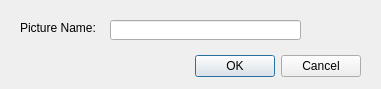
<?xml version="1.0" encoding="UTF-8"?>
<ui version="4.0">
 <class>RenameDialogUI</class>
 <widget class="QDialog" name="RenameDialogUI">
  <property name="windowModality">
   <enum>Qt::NonModal</enum>
  </property>
  <property name="geometry">
   <rect>
    <x>0</x>
    <y>0</y>
    <width>381</width>
    <height>89</height>
   </rect>
  </property>
  <property name="windowTitle">
   <string>Rename</string>
  </property>
  <property name="toolTip">
   <string>&lt;html&gt;&lt;head/&gt;&lt;body&gt;&lt;p&gt;&lt;br/&gt;&lt;/p&gt;&lt;/body&gt;&lt;/html&gt;</string>
  </property>
  <property name="whatsThis">
   <string>&lt;html&gt;&lt;head/&gt;&lt;body&gt;&lt;p&gt;&lt;br/&gt;&lt;/p&gt;&lt;/body&gt;&lt;/html&gt;</string>
  </property>
  <widget class="QDialogButtonBox" name="buttonBox">
   <property name="geometry">
    <rect>
     <x>20</x>
     <y>50</y>
     <width>341</width>
     <height>32</height>
    </rect>
   </property>
   <property name="orientation">
    <enum>Qt::Horizontal</enum>
   </property>
   <property name="standardButtons">
    <set>QDialogButtonBox::Cancel|QDialogButtonBox::Ok</set>
   </property>
  </widget>
  <widget class="QLineEdit" name="lineEdit">
   <property name="geometry">
    <rect>
     <x>110</x>
     <y>20</y>
     <width>191</width>
     <height>20</height>
    </rect>
   </property>
  </widget>
  <widget class="QLabel" name="label">
   <property name="geometry">
    <rect>
     <x>20</x>
     <y>20</y>
     <width>81</width>
     <height>16</height>
    </rect>
   </property>
   <property name="text">
    <string>Picture Name:</string>
   </property>
  </widget>
 </widget>
 <resources/>
 <connections>
  <connection>
   <sender>buttonBox</sender>
   <signal>accepted()</signal>
   <receiver>RenameDialogUI</receiver>
   <slot>accept()</slot>
   <hints>
    <hint type="sourcelabel">
     <x>248</x>
     <y>254</y>
    </hint>
    <hint type="destinationlabel">
     <x>157</x>
     <y>274</y>
    </hint>
   </hints>
  </connection>
  <connection>
   <sender>buttonBox</sender>
   <signal>rejected()</signal>
   <receiver>RenameDialogUI</receiver>
   <slot>reject()</slot>
   <hints>
    <hint type="sourcelabel">
     <x>316</x>
     <y>260</y>
    </hint>
    <hint type="destinationlabel">
     <x>286</x>
     <y>274</y>
    </hint>
   </hints>
  </connection>
 </connections>
</ui>
